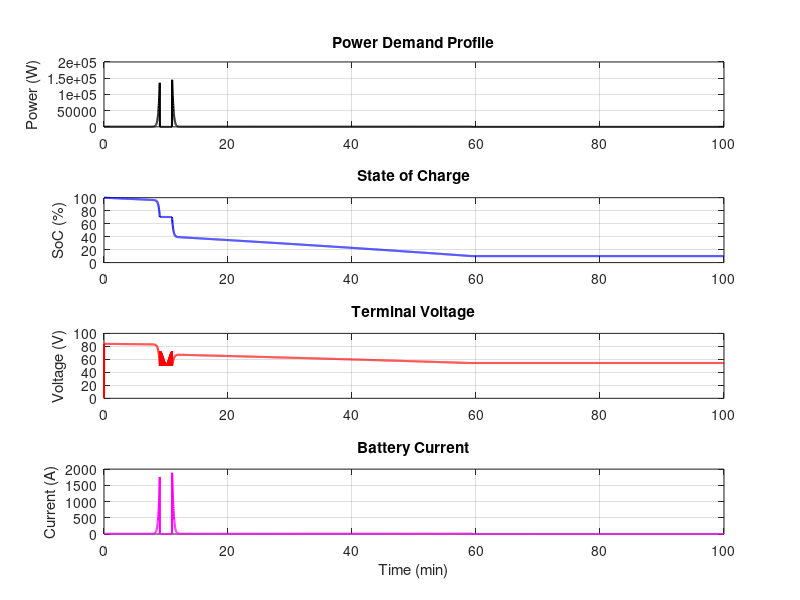

Write the MATLAB code that produced this figure.
clc;
clear;

%% Simulation Parameters
dt = 1;                        % Time step [s]
t_end = 100*60;                % Total simulation time [s] (180 min)
t = 0:dt:t_end;

%% Power Profile (includes a peak at t = 600 s)
base_power = 540.7;            % Base power in Watts
peak_power = 1000000;%3689;             % Peak power in Watts
power_profile = base_power + (peak_power - base_power) * exp(-0.5 * ((t - 600)/30).^2);

%% Cell Parameters (21700 Li-ion)
cell_voltage_nom = 3.6;        % Nominal voltage [V]
cell_capacity_Ah = 4.0;        % Capacity [Ah]
cell_mass_g = 70;              % Mass per cell [g]
R0 = 0.01;                     % Internal resistance [Ohm]
R1 = 0.005;                    % RC resistance [Ohm]
C1 = 500;                      % RC capacitance [F]

%% Pack Configuration
num_series = 20;               % Number of cells in series
num_parallel = 6;              % Number of cells in parallel
pack_voltage_nom = cell_voltage_nom * num_series;
pack_capacity_Ah = cell_capacity_Ah * num_parallel;
Q_total = pack_capacity_Ah * 3600;  % Total charge [Coulombs]

%% Safety Limits
soc_min = 0.10;                % Minimum SoC threshold (10%)
voc_min = 50;                    % Minimum terminal voltage [V]

%% Preallocate Variables
soc = ones(size(t));           % State of Charge (initial = 100%)
voltage = zeros(size(t));
current = zeros(size(t));
V_oc = zeros(size(t));
V_RC = zeros(size(t));
power_applied = zeros(size(t)); % Power actually drawn from the pack

%% Open-Circuit Voltage vs SoC Function (piecewise linear)
V_ocv_lookup = @(soc_val) interp1([0 0.5 1.0], [2.5 3.6 4.2]*num_series, soc_val, 'linear', 'extrap');

%% Simulation Loop
for k = 2:length(t)
    V_oc(k) = V_ocv_lookup(soc(k-1));

    % Limit discharge if below SoC or voltage threshold
    if soc(k-1) <= soc_min || voltage(k-1) <= voc_min
        power = 0;
    else
        power = power_profile(k);
    end

    power_applied(k) = power;

    % Compute current
    I = power / max(V_oc(k), 1e-3);   % Avoid divide by zero
    dV_RC = (-V_RC(k-1) + I * R1) / (R1 * C1) * dt;
    V_RC(k) = V_RC(k-1) + dV_RC;
    V_terminal = V_oc(k) - I * R0 - V_RC(k);

    % Enforce voltage cutoff
    if V_terminal < voc_min
        V_terminal = voc_min;
        I = 0;
        power_applied(k) = 0;
    end

    % Update SoC
    dQ = I * dt;  % Coulombs
    Q_used = (1 - soc(k-1)) * Q_total + dQ;
    soc(k) = max(0, 1 - Q_used / Q_total);

    % Store current and voltage
    current(k) = I;
    voltage(k) = V_terminal;
end

%% Plot Results
figure;

subplot(4,1,1);
plot(t/60, power_applied, 'k', 'LineWidth', 1.5);
ylabel('Power (W)');
title('Power Demand Profile'); grid on;

subplot(4,1,2);
plot(t/60, soc*100, 'b', 'LineWidth', 1.5);
ylabel('SoC (%)');
title('State of Charge'); grid on;

subplot(4,1,3);
plot(t/60, voltage, 'r', 'LineWidth', 1.5);
ylabel('Voltage (V)');
title('Terminal Voltage'); grid on;

subplot(4,1,4);
plot(t/60, current, 'm', 'LineWidth', 1.5);
xlabel('Time (min)');
ylabel('Current (A)');
title('Battery Current'); grid on;